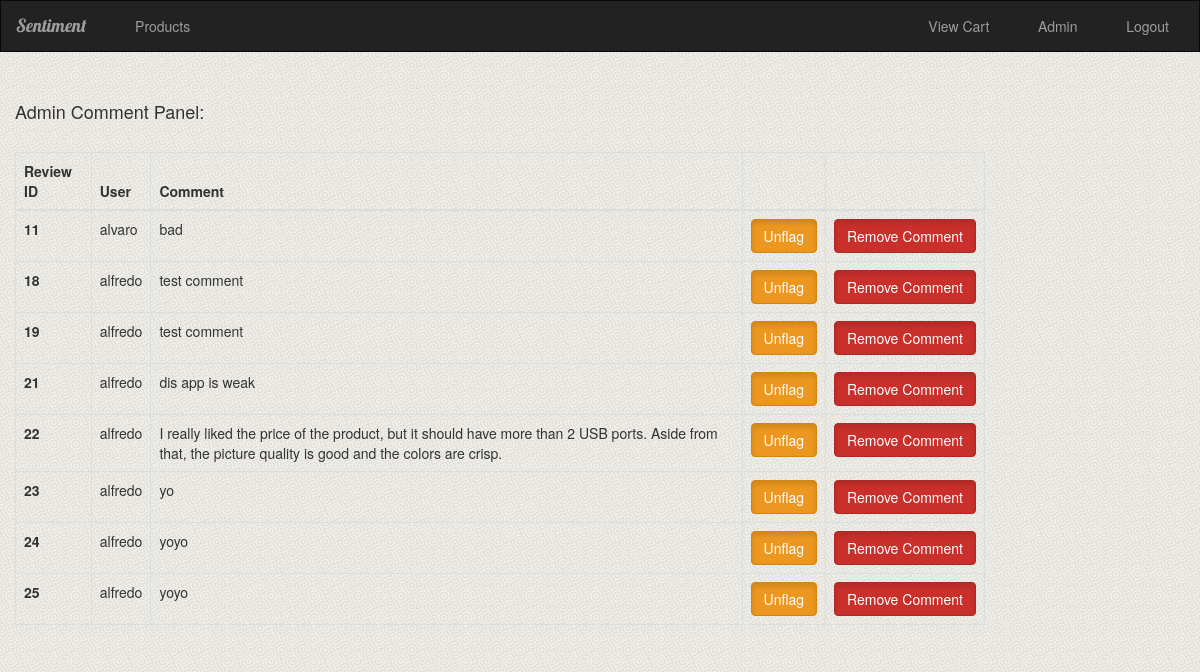
The app's page /adminreview/ (signed in), older data.
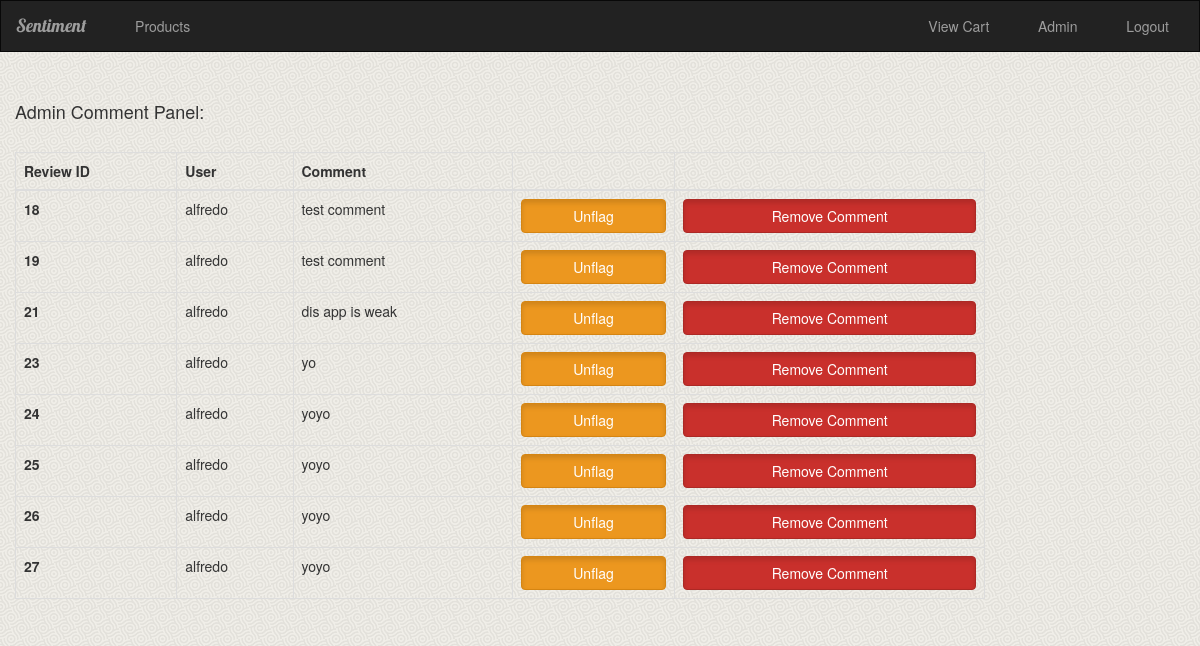
The same page, newer data.
### product/models.py (models this page shows, shortened)
class Review(models.Model):
    product = models.ForeignKey(Product, on_delete=models.CASCADE)
    user = models.ForeignKey(User, default=1)
    score = models.DecimalField(max_digits=8, decimal_places=1)
    review_text = models.TextField(max_length=2000)
    flag = models.BooleanField(default=False)

### product/views.py (the view)
# urls.py: url(r'^adminreview/$', views.adminReview, name='admin_review'),
def adminReview(request):
    if not request.user.is_authenticated():
        return render(request, 'login.html')
    else:
        form = DeleteReviewForm
        reviews = Review.objects.filter(flag=True)
        context = {
                'reviews': reviews,
                'form': form
            }
        return render(request, 'admin_review.html', context)

### product/models.py (called while the page is built)
    def __str__(self):
        return str(self.pk)

### templates/admin_review.html (shortened to what this page needs)
{% extends 'base.html' %}
{% block body %}
<div class="container-fluid">
	<h4>
		Admin Comment Panel:
	</h4>
	<br>
	<div class="row">
		<div class="col-xs-8 col-sm-10 col-md-10">
	        <table class="table table-hover table-bordered" data-maintain-selected="true">
	            <thead>
		            <tr>
		             	<th>Review ID</th>
		               	<th>User</th>
		               	<th>Comment</th>
		               	<th></th><th></th>
		            </tr>
	            </thead>
	            <tbody class="searchable">
	        		{% if reviews %}
	            		{% for review in reviews %}
			                <tr>
			                    <th scope=row>{{ review.id }}</th>
			                    <td>{{ review.user }}</td>
			                    <td>{{ review.review_text }}</td>
			                    <td>
			                    	<form action="{% url 'unflag_review' %}" role="form" method="post" onsubmit="">
				                        <input type="submit" class="btn btn-warning btn-md btn-block active" role="button" onclick="" value="Unflag">
				                    </form>
			                    </td>
			                    <td>
			                        <form action="{% url 'delete_review' %}" role="form" method="post" onsubmit="">
			                        	<input type="submit" class="btn btn-danger btn-md btn-block active" role="button" onclick="return confirmDelete('{{ review.id }}')" value="Remove Comment">
			                        </form>
			                    </td>
			                </tr>
	                {% endfor %}
	        	</tbody>
	       		{% endif %}
	        </table>
    	</div>
    </div>
</div>
{% endblock %}

Row changes from the older to the newer data that the page shows:
no longer on this page (row edited): Review: id "11", user "alvaro", review_text "bad"
no longer on this page (row edited): Review: id "22", user "alfredo", review_text "I really liked the price of the product, but it should have more than 2 USB ports. Aside from that, the picture quality is good and the colors are crisp."
now on this page (row edited): Review: id "26", user "alfredo", review_text "yoyo"
now on this page (row edited): Review: id "27", user "alfredo", review_text "yoyo"
